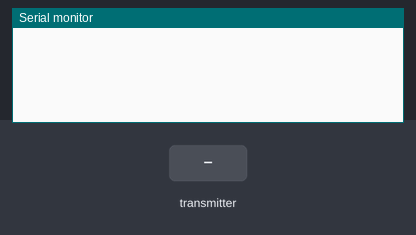
Recording of a sketch running on a simulated ESP8266 (NodeMCU). Parts: the last lines printed to the serial monitor. The test bench sets the inputs (shaded band).

Above: at 1.2 s.
1.3 s: the transmitter starts sending id = 0
At 1.61 s:
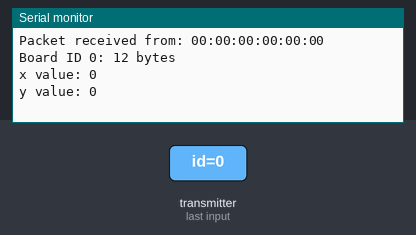
2.8 s: the transmitter starts sending x = 256
4.3 s: the transmitter starts sending y = 256
At 4.61 s:
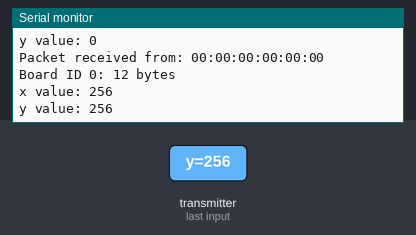
5.8 s: the transmitter starts sending id = 1
7.3 s: the transmitter starts sending x = 512
8.8 s: the transmitter starts sending y = 512
At 9.11 s:
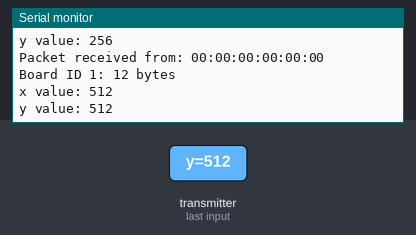
Timing chart, 0 to 11.3 s (numbered marks = the images above; inputs shaded):
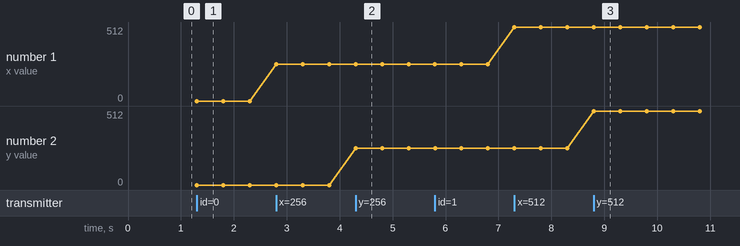

Measured:
- after the input at 1.3 s, the serial monitor: prints a new line at once (image 1)
- after the input at 4.3 s, the serial monitor: prints a new line at once (image 2)
- after the input at 8.8 s, the serial monitor: prints a new line at once (image 3)
- plotted number 1: 0 → 256 after the input at 2.8 s, 256 → 512 after the input at 7.3 s

The sketch:

sketch_apr7a.ino
```cpp
// (licence header left out)
#include <ESP8266WiFi.h>
#include <espnow.h>

// Structure example to receive data
// Must match the sender structure
typedef struct struct_message {
    int id;
    int x;
    int y;
} struct_message;

// Create a struct_message called myData
struct_message myData;

// Create a structure to hold the readings from each board
struct_message board1;
struct_message board2;

// Create an array with all the structures
struct_message boardsStruct[2] = {board1, board2};

// Callback function that will be executed when data is received
void OnDataRecv(uint8_t * mac_addr, uint8_t *incomingData, uint8_t len) {
  char macStr[18];
  Serial.print("Packet received from: ");
  snprintf(macStr, sizeof(macStr), "%02x:%02x:%02x:%02x:%02x:%02x",
           mac_addr[0], mac_addr[1], mac_addr[2], mac_addr[3], mac_addr[4], mac_addr[5]);
  Serial.println(macStr);
  memcpy(&myData, incomingData, sizeof(myData));
  Serial.printf("Board ID %u: %u bytes\n", myData.id, len);
  // Update the structures with the new incoming data
  boardsStruct[myData.id-1].x = myData.x;
  boardsStruct[myData.id-1].y = myData.y;
  String mystring(macStr);
  if(mystring == "4c:11:ae:0d:d2:0f"){
    Serial.printf("Temperature: %d \n", boardsStruct[myData.id-1].x);
    Serial.printf("Pressure: %d \n", boardsStruct[myData.id-1].y);
    Serial.println();
  }
  else if(mystring == "4c:11:ae:0d:d7:cd"){//if board3
    Serial.printf("Temperature: %d \n", boardsStruct[myData.id-1].x);
    Serial.printf("Humidity: %d \n", boardsStruct[myData.id-1].y);
    Serial.println();
  }
  else{
    Serial.printf("x value: %d \n", boardsStruct[myData.id-1].x);
    Serial.printf("y value: %d \n", boardsStruct[myData.id-1].y);
    Serial.println();
  }

}

void setup() {
  // Initialize Serial Monitor
  Serial.begin(115200);

  // Set device as a Wi-Fi Station
  WiFi.mode(WIFI_STA);
  WiFi.disconnect();

  // Init ESP-NOW
  if (esp_now_init() != 0) {
    Serial.println("Error initializing ESP-NOW");
    return;
  }

  // Once ESPNow is successfully Init, we will register for recv CB to
  // get recv packer info
  esp_now_set_self_role(ESP_NOW_ROLE_SLAVE);
  esp_now_register_recv_cb(OnDataRecv);
}

void loop(){
  // Access the variables for each board
  /*int board1X = boardsStruct[0].x;
  int board1Y = boardsStruct[0].y;
  int board2X = boardsStruct[1].x;
  int board2Y = boardsStruct[1].y;
  */
}
```
